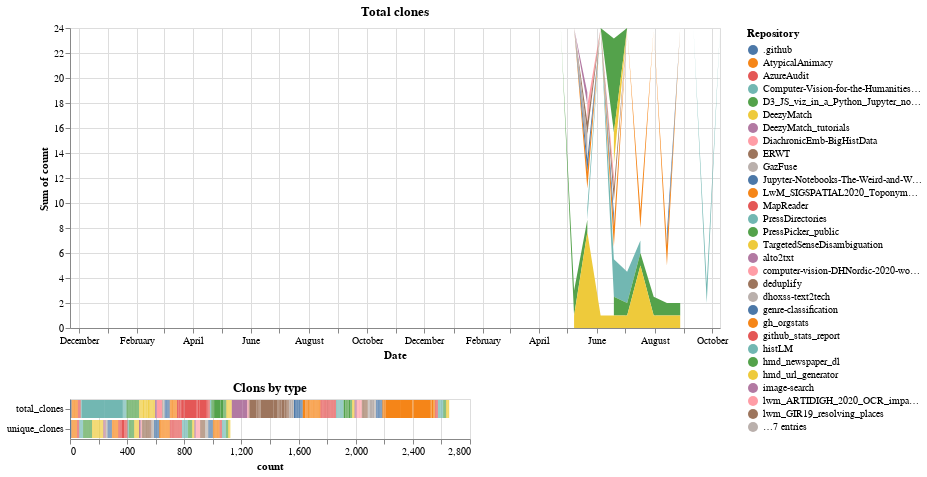

Source (notebook cell):
### Code cell
brush = alt.selection(type="interval")
chart = (
    alt.Chart(data)
    .mark_area()
    .encode(
        x=alt.X("index:T", axis=alt.Axis(tickCount=24, title="Date")),
        y="sum(count):Q",
        color=alt.Color("variable_0:N", title="Repository"),
     
    )
    .transform_filter(alt.FieldEqualPredicate(field="variable_1", equal="total_clones"))
    .properties(width=WIDTH, title="Total clones")
    .add_selection(brush)
)

bar = (
    alt.Chart(data)
    .mark_bar()
    .encode(
        y=alt.Y("variable_1:N", title=None),
        x="count:Q",
        color=alt.Color("variable_0:N", title="Repository"),tooltip="count:Q"
    )
    .properties(title="Clons by type")
    .transform_filter(brush)
)

chart & bar

### Figure 1 — Vega-Lite specification as saved in the notebook (floating-point values rounded to 4 significant figures; data arrays with more than 128 entries replaced by an {"elided": "..."} marker saying what was removed)
{"config": {"view": {"continuousWidth": 400, "continuousHeight": 300}}, "vconcat": [{"mark": "area", "encoding": {"color": {"type": "nominal", "field": "variable_0", "title": "Repository"}, "x": {"type": "temporal", "axis": {"tickCount": 24, "title": "Date"}, "field": "index"}, "y": {"type": "quantitative", "aggregate": "sum", "field": "count"}}, "selection": {"selector002": {"type": "interval"}}, "title": "Total clones", "transform": [{"filter": {"equal": "total_clones", "field": "variable_1"}}], "width": 650}, {"mark": "bar", "encoding": {"color": {"type": "nominal", "field": "variable_0", "title": "Repository"}, "tooltip": {"type": "quantitative", "field": "count"}, "x": {"type": "quantitative", "field": "count"}, "y": {"type": "nominal", "field": "variable_1", "title": null}}, "title": "Clons by type", "transform": [{"filter": {"selection": "selector002"}}]}], "data": {"name": "data-85b50ef3ffad1278007cef3359e22d59"}, "$schema": "https://vega.github.io/schema/vega-lite/v4.8.1.json", "datasets": {"data-85b50ef3ffad1278007cef3359e22d59": {"elided": "3600 records"}}}
